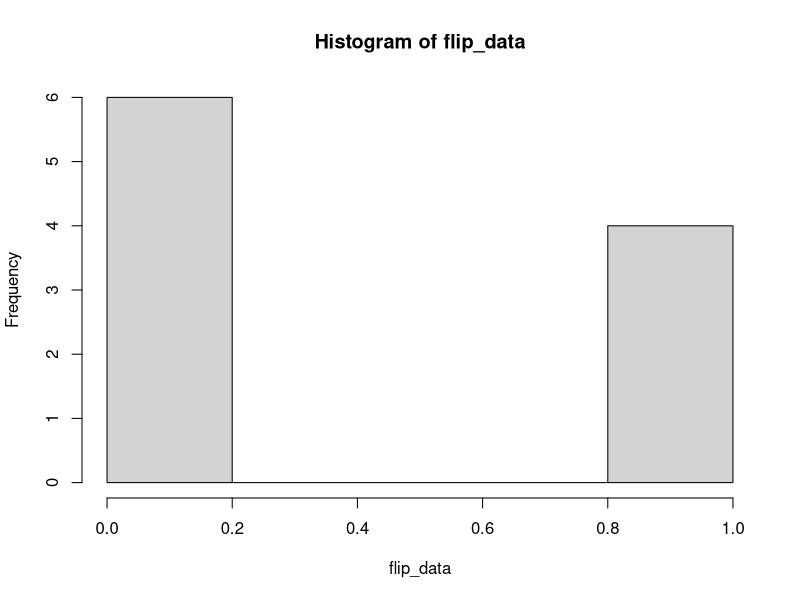

The R source for this figure:
## ---- chunk 1
possibilities <- c(0,1) # either heads (1) or tails (0).
                        # c(...) makes a list of whatever you include in the ...
probabilities <- c(0.5, 0.5)
                        # a 50% chance of heads, a 50% chance of tails.
(flip_data = sample(x = possibilities, size = 10, replace=TRUE, prob=probabilities))
                        # x is the vector of possible outcomes.
                        # size is the number of coin flips I want.
                        # we are flipping coin, not drawing from a deck, so ne
                        #   second flip is just as likely to get heads or tails
                        #   as the first: we *do* replace.
                        # prob is a vector of probabilities for each x
                        # encasing the whole thing in parentheses shows the
                        #   value of the variable you set as you set it

## ---- chunk 2
hist(flip_data)         # hist() generates a simple historam. We could make
                        # this prettier with ggplot2, but we don't need that right
                        # now.


## ---- chunk 3
# here I'll write a function and then use the map function to apply that
# situation multiple times.This is a great technique for simulation and,
# once you're acquainted with it, can lead to more efficient and/or easier#
# to read code than complicated nested for-loops.

# first, we define a simple function that returns a 1 if a roll of a simulated
# die with a variable number of 'sides' equals a target number 'tn' or higher.

library(tidyverse)

simulate_die_roll <- function(sides = 4, tn = 4) { # this starts describing
                                                   # the function and creates
                                                   # two parameters, sides
                                                   # and tn, which will be set
                                                   # to 4 but can be changed
                                                   # when the function is called
  roll <- sample(1:sides, size = 1) # roll a die, size 1 to 'sides'.
  if(roll >= tn){1} else {0} # if roll >= target number, then return 1,
                             # otherwise, return 0.
}

# with this simple (and poorly error-proofed) function defined, we can use it
# to sample some data.

dice <- c(4, 6, 8, 12, 20) # gather our dice
results <- 0 # blank the results variable, in case I was sloppy elsewhere
nsimsperdie <- 10 # number of rolls per die

(d4 <- unlist(map(1:nsimsperdie, ~ simulate_die_roll(sides = 4, tn=4))))
(d6 <- unlist(map(1:nsimsperdie, ~ simulate_die_roll(sides = 6, tn=4))))
(d8 <- unlist(map(1:nsimsperdie, ~ simulate_die_roll(sides = 8, tn=4))))
(d12 <- unlist(map(1:nsimsperdie, ~ simulate_die_roll(sides = 12, tn=4))))
(d20 <- unlist(map(1:nsimsperdie, ~ simulate_die_roll(sides = 20, tn=4))))


